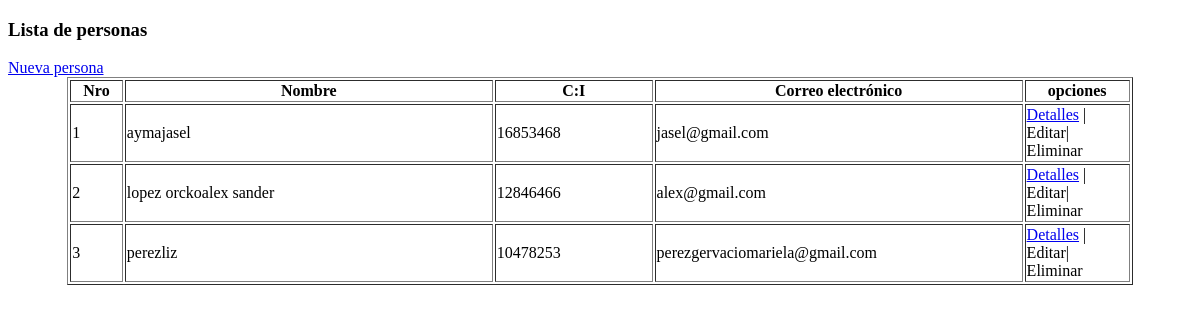
Before: /administracion/index with the older database file.
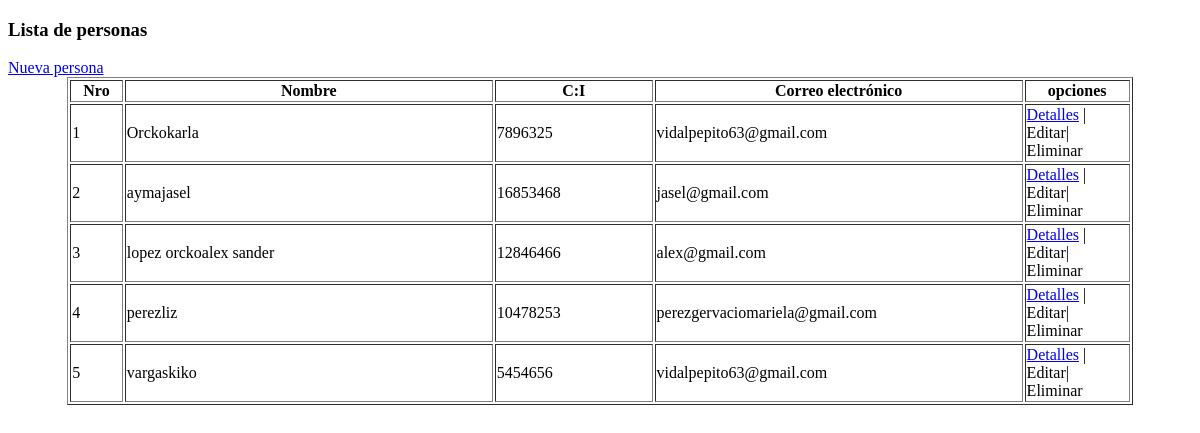
After: the same page with the newer database file.
### admins/models.py (models this page shows, shortened)
class Persona(models.Model):
    ci=models.CharField(max_length=8, unique=True, blank=False)
    nombres=models.CharField(max_length=30, blank=False)
    apellidos=models.CharField(max_length=30, blank=False)
    direccion=models.CharField(max_length=50, blank=False)
    telefono=models.CharField(max_length=8, blank=False)
    fecha_nacimiento=models.DateField()
    fecha_registro=models.DateTimeField(null=True, blank=True, default=timezone.now)
    email=models.CharField(max_length=100, null=True,blank=True)
    class Meta:
        ordering = ['apellidos','nombres']

### admins/views.py (the view)
# urls.py: path('index', views.index_personas, name='index_personas'),
def index_personas(request):
    personas = Persona.objects.all()
    return render(request, 'personas/index.html', {'personas': personas})

### admins/templates/personas/index.html (shortened to what this page needs)
<!DOCTYPE html>
<html lang="es">
<head>
</head>
<body>
    <h3>Lista de personas</h3>
    <a href="{% url 'nueva_persona' %}">Nueva persona</a>
    <table border="1" align="center" width="90%">
        <thead>
            <tr>
                <th width="5%">Nro</th>
                <th width="35%">Nombre</th>
                <th width="15%">C:I</th>
                <th width="35%">Correo electrónico</th>
                <th width="10%">opciones</th>
            </tr>
        </thead>
        <tbody>
            {% for p in personas %}
            <tr>
                <td>{{ forloop.counter }}</td>
                <td>{{ p.apellidos }}{{p.nombres}}</td>
                <td>{{ p.ci }}</td>
                <td>{{ p.email }}</td>
                <td>
                   <a href="{% url 'detalle_persona' p.id %}">Detalles</a>  |
                    Editar|
                    Eliminar
                </td>
            </tr>
            {% endfor %}
        </tbody>
    </table>
</body>
</html>

Changed rows visible on the page:
added Persona: apellidos "Orcko", nombres "karla", ci "7896325", email "vidalpepito63@gmail.com"
added Persona: apellidos "vargas", nombres "kiko", ci "5454656", email "vidalpepito63@gmail.com"
